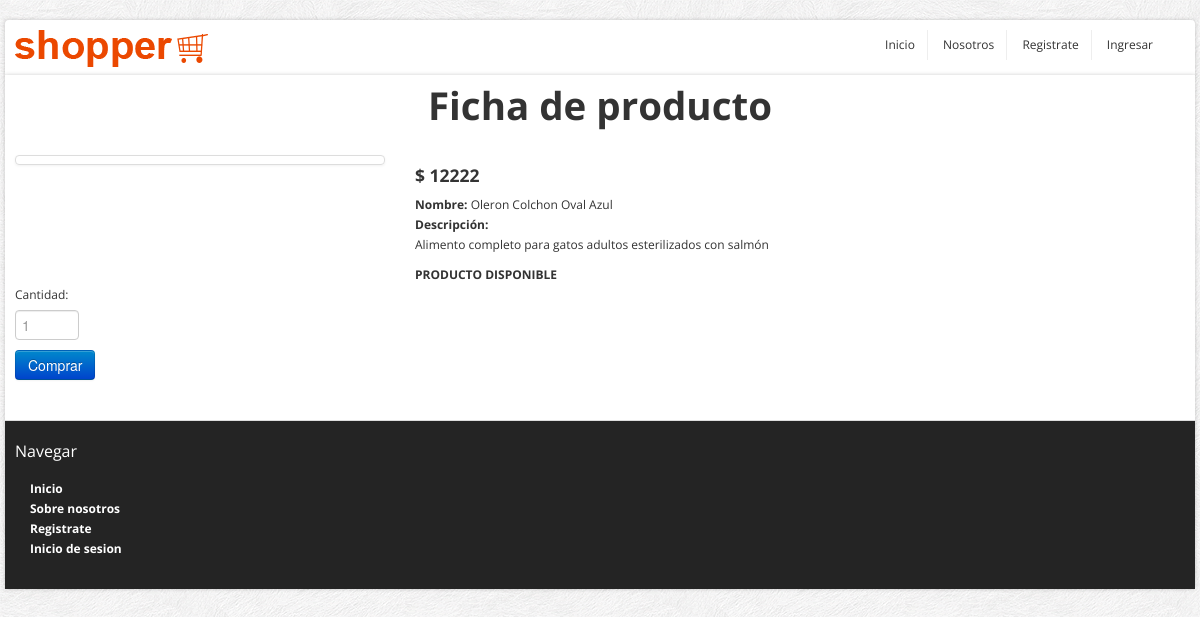
Page /producto_ficha_anon/3 on the committed database.
### core/models.py (models this page shows, shortened)
class Producto(models.Model):
    idProducto = models.IntegerField(primary_key=True, verbose_name="Id Producto")
    nomProducto = models.CharField(max_length=80, blank=False, null=False, verbose_name="Nombre Producto")
    descripcion = models.CharField(max_length=300, null=True, blank=True, verbose_name="Descripción")
    precio = models.IntegerField(verbose_name="Precio")
    porcDesctoSubscriptor = models.IntegerField(blank=False, null=False, default=0,verbose_name="Porcentaje Descuento Suscriptor")
    porcDesctoOferta = models.IntegerField(blank=False, null=False, default=0,verbose_name="Porcentaje Descuento Oferta")
    imagen = models.ImageField(upload_to="images/", default="sinfoto.jpg", null=False, blank=False, verbose_name="Imagen Producto")
    cantidad= models.IntegerField(blank=False, null=False, default=0,verbose_name="Cantidad")
    categoria = models.ForeignKey(Categoria, on_delete=models.DO_NOTHING)

### core/views.py (the view)
# urls.py: path('producto_ficha_anon/<id>', producto_ficha, name="producto_ficha"),
def producto_ficha(request, id):
    producto = Producto.objects.get(idProducto=id)
    data = {"producto":  producto}
    return render(request, "core/ficha_producto_anon.html", data)

### core/templates/core/ficha_producto_anon.html (shortened to what this page needs)
{% load static %}
<!DOCTYPE html>
<html lang="en">
	<head>
		<link href="../../static/core/css/bootstrap/css/bootstrap.min.css" rel="stylesheet">
		<link href="../../static/core/css/bootstrap/css/bootstrap-responsive.min.css" rel="stylesheet">
		<link href="../../static/core/css/themes/css/bootstrappage.css" rel="stylesheet"/>
		<link href="../../static/core/css/themes/css/flexslider.css" rel="stylesheet"/>
		<link href="../../static/core/css/themes/css/main.css" rel="stylesheet"/>
	</head>
    <body>
		<div id="top-bar" class="container">
			<div class="row container-fluid">
					<ul class="user-menu">
						<div class="pull-left">
							<a href="index.html" class="logo pull-left"><img src="../../static/core/css/themes/images/logo.png" class="site_logo" alt=""></a>
						</div>
						<div class="pull-right">
							<li><a href="{% url 'home' %}">Inicio</a></li>
							<li><a href="{% url 'sobre_nosotros' %}">Nosotros</a></li>
							{% if user.is_authenticated %}
							<li><a href="{% url 'mis_datos' user.id %}">Mis Datos</a></li>
							<li><a href="{% url 'mis_datos' user.id %}">Mis Compras</a></li>
							<li><a href="{% url 'cerrar_sesion' %}">Cerrar Sesión</a></li>
							<li>{{ user.first_name}}</li>
							{% else %}
							<li><a href="{% url 'registrar_usuario' %}">Registrate</a></li>
							<li><a href="{% url 'iniciar_sesion' %}">Ingresar</a></li>
							{% endif %}
						</div>
					</ul>
			</div>
		</div>
		<div id="wrapper" class="container">
			<center><h1>Ficha de producto</h1></center>
			<br>
			<section class="main-content">
				<div class="row">
					<div class="span9">
						<div class="row">
							<div class="span4">
								<a class="thumbnail" data-fancybox-group="group1" title="Description 1"><img alt="" src="/media/{{ producto.imagen }}"></a>
							</div>
							<div class="span5">
								<address>
									<h4><strong>$ {{ producto.precio}}</strong></h4>
									<strong>Nombre:</strong> <span>{{ producto.nomProducto}}</span><br>
									<strong>Descripción:</strong><br>
									<p>{{ producto.descripcion}}</p>
									<strong>PRODUCTO DISPONIBLE</span><br>
								</address>
							</div>
							<div class="span5">
								<label>Cantidad:</label>
								<input type="text" class="span1" placeholder="1">
								<br>
								<form method="GET">
									<input type="submit" class="btn btn-primary" value="Comprar">
								</form>
							</div>
						</div>
					</div>
				</div>
			</section>
			<section id="footer-bar">
				<div class="row">
					<div class="span3 abajo">
						<h4>Navegar</h4>
						<ul class="nav">
							<li><a href="index.html">Inicio</a></li>
							<li><a href="sobre_nosotros.html">Sobre nosotros</a></li>
							<li><a href="registro.html">Registrate</a></li>
							<li><a href="login.html">Inicio de sesion</a></li>
						</ul>
					</div>
				</div>
			</section>
		</div>
    </body>
</html>

### core/static/core/css/themes/css/main.css (style rules this page uses)
body { font-size: 12px; font-family: 'Open Sans', arial, tahoma, sans-serif; background:url(../images/bg.png) repeat 0 0 fixed; }
label, input, button, select, textarea { font-size: 12px; }
ul li a,a { color:#333; outline:0; -webkit-transition: all 0.2s linear; -moz-transition: all 0.2s linear; -o-transition: all 0.2s linear; -ms-transition: all 0.2s linear; transition: all 0.2s linear; }
a { color:#eb4800; }
#wrapper,#top-bar { background: #fff; margin: 20px auto 20px auto; box-shadow: 0px 0px 4px 0px rgba(0, 0, 0, 0.2); -moz-box-shadow: 0px 0px 4px 0px rgba(0, 0, 0, 0.2); -webkit-box-shadow: 0px 0px 4px 0px rgba(0, 0, 0, 0.2); padding:0px 10px; }
section.homepage-slider, section.navbar, section.google_map, section#footer-bar, section#copyright { margin-left: -10px; margin-right: -10px; }
#top-bar { background-color:#fff; padding:10px; margin: 20px auto -22px auto; -webkit-border-radius: 4px; -moz-border-radius: 4px; border-radius: 4px; }
#top-bar .user-menu { margin-left: 10px; padding: 0; list-style: none; }
#top-bar .user-menu li { display: inline-block; *display: inline; zoom: 1; border-right: 1px solid #eee; padding: 5px 12px; }
#top-bar .user-menu li:last-child { border-right:0; }
section#footer-bar, section#copyright { padding:10px 10px; }
section#footer-bar { margin-top:20px; padding-top:10px; background-color:#242424; border-top:1px solid #ddd; color:#777; }
section#footer-bar a { text-indent:15px; color:#fff; }
section#footer-bar .nav a { background: url(../images/trigger_right.png) no-repeat 5px 7px; }
section#footer-bar h4 { padding: 0; font-size: 16px; color: #fff; font-weight:normal; margin: 10px 0 18px; }
address { margin: auto; }

### rows in the picture
Producto: precio "12222", nomProducto "Oleron Colchon Oval Azul", descripcion "Alimento completo para gatos adultos esterilizados con salmón"
